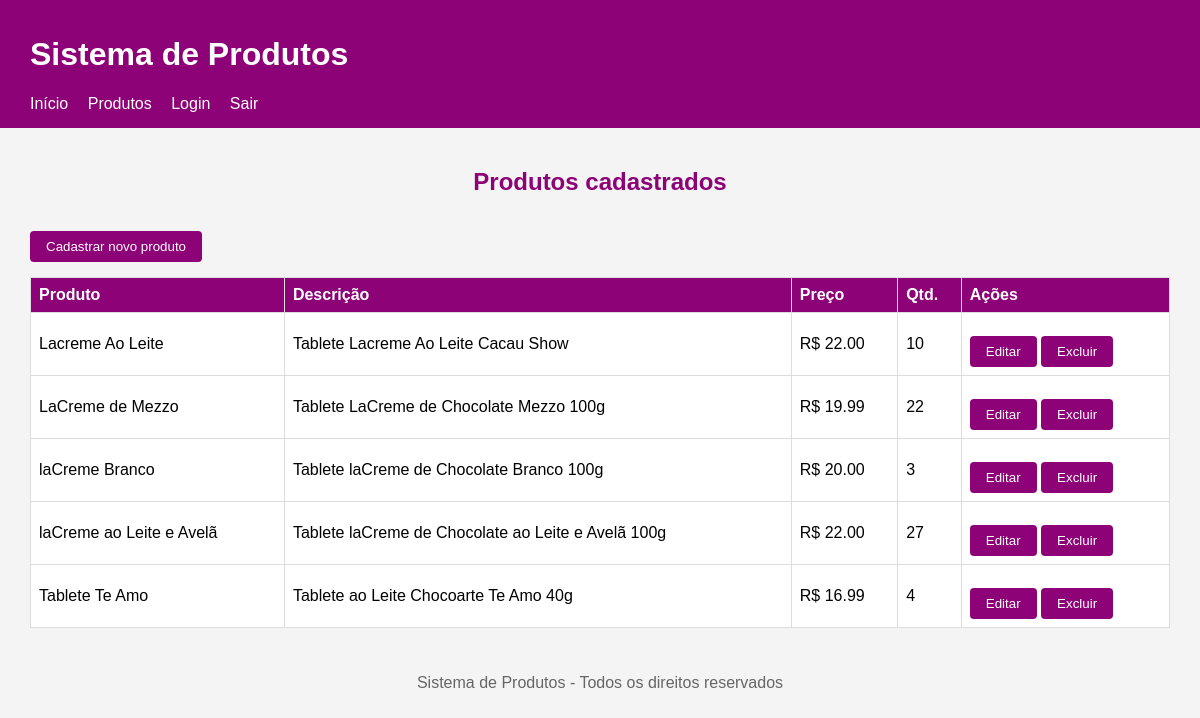
Page /produtos/listar.php (signed in) on the committed database.
### tables this page shows
CREATE TABLE `produtos` (
  `id` int(11) NOT NULL,
  `nome` varchar(100) NOT NULL,
  `descricao` varchar(255) NOT NULL,
  `preco` decimal(10,2) NOT NULL,
  `quantidade` int(11) NOT NULL
);

### produtos/listar.php (the view, shortened to what this page needs)
<?php
require __DIR__ . '/../conexao.php';
require __DIR__ . '/../cabecalho.php';
$sql = "SELECT * FROM produtos";
$resultado = mysqli_query($conexao, $sql);
?>
<main>
    <h2 class="tprodutos ">Produtos cadastrados</h2>
    <a href="cadastrar.php"><button type="submit" class="btslistrar">Cadastrar novo produto</button></a>
    <table>
        <tr>
            <th>Produto</th>
            <th>Descrição</th>
            <th>Preço</th>
            <th>Qtd.</th>
            <th>Ações</th>
        </tr>
    <?php while ($produto = mysqli_fetch_assoc($resultado)) { ?>
    <tr>
        <td><?php echo $produto['nome']; ?></td>
        <td><?php echo $produto['descricao']; ?></td>
        <td>R$ <?php echo $produto['preco']; ?></td>
        <td><?php echo $produto['quantidade']; ?></td>
        <td>
            <a href="atualizar.php?id=<?php echo $produto['id'];
        ?>"><button type="submit" class="btslistrar">Editar</button></a>
            <a href="excluir.php?id=<?php echo $produto['id'];
        ?>"><button type="submit" class="btslistrar">Excluir</button></a>
                    </td>
                </tr>
                <?php } ?>
    </table>
</main>
<?php
require __DIR__ . '/../rodape.php';
?>

### cabecalho.php (shortened to what this page needs)
<?php
$base_url = '/projeto_php/';
?>
<!DOCTYPE html>
<html lang="pt-br">
<head>
    <link rel="stylesheet" href="<?php echo $base_url; ?>css/style.css">
</head>
<body>
    <header>
        <h1>Sistema de Produtos</h1>
            <nav>
                <a href="<?php echo $base_url; ?>index.php">Início</a>
                <a href="<?php echo $base_url; ?>produtos/listar.php">Produtos</a>
                <a href="<?php echo $base_url; ?>login.php">Login</a>
                <a href="<?php echo $base_url; ?>logout.php">Sair</a>
            </nav>
    </header>

### rodape.php
    <footer>
        <p>Sistema de Produtos - Todos os direitos reservados</p>
    </footer>
</body>
</html>

### css/style.css (style rules this page uses)
body { font-family: Arial, sans-serif; margin: 0; background-color: #f4f4f4; }
header { background-color: #8d0276; color: white; padding: 15px 30px; }
header nav a { color: white; margin-right: 15px; text-decoration: none; }
main { padding: 20px 30px; }
footer { text-align: center; padding: 10px; color: #666; }
.tprodutos { text-align: center; color: #8d0276; }
table { width: 100%; border-collapse: collapse; background-color: white; margin-top: 15px; }
table th, table td { border: 1px solid #ddd; padding: 8px; text-align: left; }
table th { background-color: #8d0276; color: white; }
.btslistrar { margin-top: 15px; padding: 8px 16px; background-color: #8d0276; color: white; border: none; border-radius: 4px; cursor: pointer; }

### rows in the picture
produtos: nome "Lacreme Ao Leite", descricao "Tablete Lacreme Ao Leite Cacau Show", preco "22.00", quantidade "10"
produtos: nome "LaCreme de Mezzo", descricao "Tablete LaCreme de Chocolate Mezzo 100g", preco "19.99", quantidade "22"
produtos: nome "laCreme Branco", descricao "Tablete laCreme de Chocolate Branco 100g", preco "20.00", quantidade "3"
produtos: nome "laCreme ao Leite e Avelã", descricao "Tablete laCreme de Chocolate ao Leite e Avelã 100g", preco "22.00", quantidade "27"
produtos: nome "Tablete Te Amo", descricao "Tablete ao Leite Chocoarte Te Amo 40g", preco "16.99", quantidade "4"
